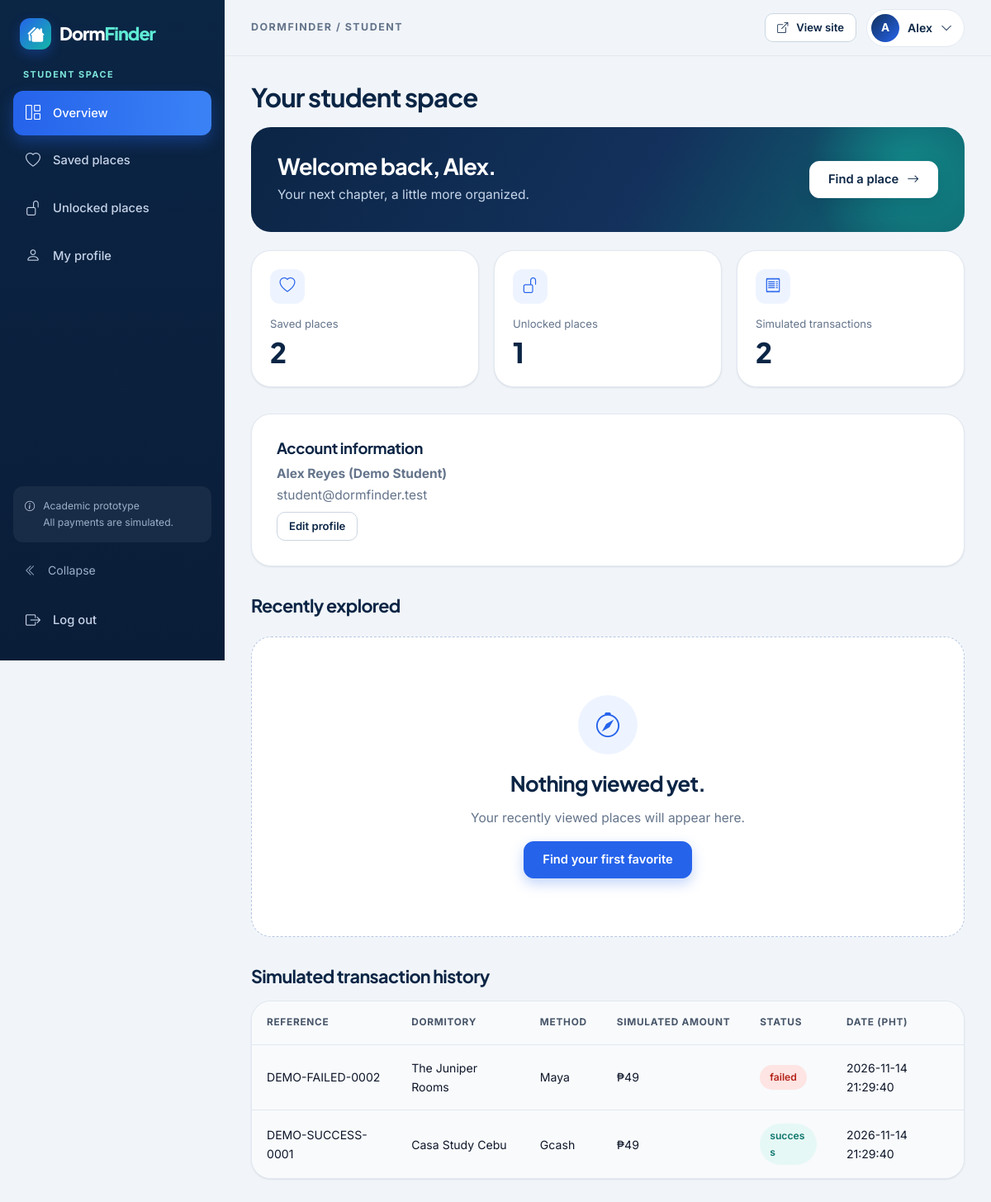
The app's page /student/dashboard.php (signed in) with its own data.
### tables this page shows
CREATE TABLE users (
 id BIGINT UNSIGNED AUTO_INCREMENT PRIMARY KEY,
 name VARCHAR(100) NOT NULL,
 email VARCHAR(190) NOT NULL UNIQUE,
 password_hash VARCHAR(255) NOT NULL,
 role ENUM('student','owner','admin') NOT NULL DEFAULT 'student',
 status ENUM('active','inactive') NOT NULL DEFAULT 'active',
 phone VARCHAR(30) NOT NULL DEFAULT '',
 created_at TIMESTAMP NOT NULL DEFAULT CURRENT_TIMESTAMP
);

CREATE TABLE unlock_transactions (
 id BIGINT UNSIGNED AUTO_INCREMENT PRIMARY KEY,
 reference VARCHAR(50) NOT NULL UNIQUE,
 user_id BIGINT UNSIGNED NOT NULL,
 dormitory_id BIGINT UNSIGNED NOT NULL,
 payment_method ENUM('gcash','maya','bank') NOT NULL,
 amount DECIMAL(10,2) NOT NULL,
 status ENUM('success','failed') NOT NULL,
 successful_listing BIGINT UNSIGNED GENERATED ALWAYS AS (CASE WHEN status = 'success' THEN dormitory_id ELSE NULL END) STORED,
 created_at TIMESTAMP NOT NULL DEFAULT CURRENT_TIMESTAMP,
 UNIQUE KEY one_success (user_id,successful_listing),
 UNIQUE KEY access_identity (id,user_id,dormitory_id),
 FOREIGN KEY (user_id) REFERENCES users(id),
 FOREIGN KEY (dormitory_id) REFERENCES dormitories(id),
 CONSTRAINT fee_positive CHECK (amount > 0)
);

CREATE TABLE dormitories (
 id BIGINT UNSIGNED AUTO_INCREMENT PRIMARY KEY,
 owner_id BIGINT UNSIGNED NOT NULL,
 university_id INT UNSIGNED NOT NULL,
 room_type_id INT UNSIGNED NOT NULL,
 name VARCHAR(160) NOT NULL,
 location VARCHAR(120) NOT NULL,
 exact_address VARCHAR(255) NOT NULL,
 monthly_rent DECIMAL(10,2) NOT NULL,
 capacity INT UNSIGNED NOT NULL,
 available_slots INT UNSIGNED NOT NULL,
 description TEXT NOT NULL,
 house_rules TEXT NOT NULL,
 curfew VARCHAR(255) NOT NULL DEFAULT 'Contact owner for details',
 security_info TEXT NOT NULL,
 contact_number VARCHAR(30) NOT NULL,
 map_url VARCHAR(1000) NOT NULL DEFAULT '',
 status ENUM('pending','approved','rejected') NOT NULL DEFAULT 'pending',
 is_active TINYINT(1) NOT NULL DEFAULT 1,
 is_demo TINYINT(1) NOT NULL DEFAULT 0,
 rejection_reason TEXT NULL,
 deleted_at DATETIME NULL,
 created_at TIMESTAMP NOT NULL DEFAULT CURRENT_TIMESTAMP,
 updated_at TIMESTAMP NOT NULL DEFAULT CURRENT_TIMESTAMP ON UPDATE CURRENT_TIMESTAMP,
 FOREIGN KEY (owner_id) REFERENCES users(id),
 FOREIGN KEY (university_id) REFERENCES universities(id),
 FOREIGN KEY (room_type_id) REFERENCES room_types(id),
 CONSTRAINT rent_positive CHECK (monthly_rent > 0),
 CONSTRAINT slots_within_capacity CHECK (available_slots <= capacity),
 INDEX public_search (status,is_active,deleted_at,monthly_rent),
 INDEX area_search (location), INDEX owner_search (owner_id)
);

### includes/auth.php (called while the page is built, shortened)
<?php
function current_user(): ?array {
    static $cache = [];
    $id = isset($_SESSION['user_id']) ? (int)$_SESSION['user_id'] : 0;
    if (!array_key_exists($id, $cache)) $cache[$id] = one("SELECT id,name,email,role,phone,status FROM users WHERE id=? AND status='active'", [$id]);
    return $cache[$id];
}
function require_role(string ...$roles): array {
    $user = current_user();
    return $user;
}

### config/database.php (called while the page is built, shortened)
<?php
function db_setting(string $key, string $default): string
{
    static $local;
    $local ??= is_file(__DIR__ . '/local.php') ? (array)require __DIR__ . '/local.php' : [];
    $env = getenv($key);
    return $env !== false && $env !== '' ? $env : (string)($local[$key] ?? $default);
}
function db(): PDO
{
    static $pdo;
    if (!$pdo) {
        $host = db_setting('DB_HOST', '127.0.0.1');
        $port = db_setting('DB_PORT', '3306');
        $name = db_setting('DB_NAME', 'dormfinder_db');
        $options = [
            PDO::ATTR_ERRMODE => PDO::ERRMODE_EXCEPTION,
            PDO::ATTR_DEFAULT_FETCH_MODE => PDO::FETCH_ASSOC,
            PDO::ATTR_EMULATE_PREPARES => false,
        ];
        $pdo = new PDO("mysql:host=$host;port=$port;dbname=$name;charset=utf8mb4", db_setting('DB_USER', 'root'), db_setting('DB_PASSWORD', ''), $options);
        $pdo->exec("SET time_zone = '+08:00'");
    }
    return $pdo;
}

### includes/transaction-table.php (the view, shortened to what this page needs)
<div class="table-responsive panel table-panel"><table class="table"><thead><tr><th>Reference</th><th>Dormitory</th><th>Method</th><th>Simulated amount</th><th>Status</th><th>Date (PHT)</th></tr></thead><tbody><?php foreach ($transactions as $t): ?><tr><td><?= e($t['reference']) ?></td><td><?= e($t['dormitory']) ?></td><td><?= e(ucfirst($t['payment_method'])) ?></td><td><?= money($t['amount']) ?></td><td><span class="status-badge <?= $t['status']==='failed' ? 'rejected' : '' ?>"><?= e($t['status']) ?></span></td><td><?= e($t['created_at']) ?></td></tr><?php endforeach; ?></tbody></table></div>

### includes/dashboard-start.php (shortened to what this page needs)
<?php
$appShell = true; $bodyClass = 'app-body'; require __DIR__ . '/header.php';
$me = current_user(); $role = $me['role']; $initial = strtoupper(mb_substr($me['name'], 0, 1));
$menu = ['dashboard.php'=>['bi-grid-1x2','Overview']];
if ($role==='student') $menu += ['favorites.php'=>['bi-heart','Saved places'],'unlocked.php'=>['bi-unlock','Unlocked places'],'profile.php'=>['bi-person','My profile']];
?>
<div class="app-shell"><div class="drawer-backdrop" data-sidebar-backdrop></div>
<aside class="app-sidebar" id="app-sidebar"><a class="brand" href="<?= url() ?>"><span class="brand-icon"><i class="bi bi-houses-fill" aria-hidden="true"></i></span><span class="brand-name">Dorm<span>Finder</span></span></a><div class="role-tag"><?= e($role) ?> space</div>
<nav aria-label="Dashboard navigation"><?php foreach ($menu as $route=>[$icon,$label]): $active = basename($_SERVER['SCRIPT_NAME'])===$route; ?><a class="<?= $active ? 'active' : '' ?>"<?= $active ? ' aria-current="page"' : '' ?> href="<?= url($role . '/' . $route) ?>" title="<?= e($label) ?>"><i class="bi <?= $icon ?>" aria-hidden="true"></i><span class="nav-label"><?= e($label) ?></span></a><?php endforeach; ?></nav>
<div class="sidebar-foot"><div class="sidebar-note"><i class="bi bi-info-circle" aria-hidden="true"></i><p>Academic prototype<br>All payments are simulated.</p></div><button class="sidebar-collapse" type="button" data-sidebar-collapse aria-expanded="true" title="Collapse sidebar"><i class="bi bi-chevron-double-left" aria-hidden="true"></i><span class="nav-label">Collapse</span></button><form action="<?= url('auth/logout.php') ?>" method="post"><?= csrf() ?><button class="sidebar-logout" title="Log out"><i class="bi bi-box-arrow-right" aria-hidden="true"></i><span class="nav-label">Log out</span></button></form></div></aside>
<div class="app-main"><header class="app-topbar"><div class="topbar-title"><span>DormFinder / <?= e($role) ?></span></div>
<div class="topbar-right"><a class="btn btn-outline-primary btn-sm" href="<?= url() ?>"><i class="bi bi-box-arrow-up-right" aria-hidden="true"></i> View site</a><div class="profile-menu"><button class="profile-btn" type="button" aria-haspopup="true" aria-expanded="false"><span class="avatar" aria-hidden="true"><?= e($initial) ?></span><span><?= e(explode(' ', $me['name'])[0]) ?></span><i class="bi bi-chevron-down" aria-hidden="true"></i></button></div></div></header>
<main id="main" class="dashboard-main"><h1><?= e($title) ?></h1>

### student/dashboard.php
<?php
require dirname(__DIR__) . '/includes/bootstrap.php'; $user=require_role('student'); $title='Your student space'; require ROOT . '/includes/dashboard-start.php';
?>
<div class="welcome-card" data-reveal="fade"><div><h2>Welcome back, <?= e(explode(' ',$user['name'])[0]) ?>.</h2><p>Your next chapter, a little more organized.</p></div><a class="btn btn-light" href="<?= url('browse.php') ?>">Find a place <i class="bi bi-arrow-right" aria-hidden="true"></i></a></div>
<div class="stats-grid"><?php foreach ([['Saved places','SELECT COUNT(*) FROM favorites WHERE user_id=?','bi-heart'],['Unlocked places','SELECT COUNT(*) FROM unlocked_listings WHERE user_id=?','bi-unlock'],['Simulated transactions','SELECT COUNT(*) FROM unlock_transactions WHERE user_id=?','bi-receipt']] as [$label,$sql,$icon]) stat_card($label,(int)scalar($sql,[$user['id']]),$icon); ?></div>
<div class="panel" data-reveal><h3>Account information</h3><p class="mb-2"><strong><?= e($user['name']) ?></strong><br><?= e($user['email']) ?><?= $user['phone'] !== '' ? '<br>' . e($user['phone']) : '' ?></p><a class="btn btn-outline-primary btn-sm" href="<?= url('student/profile.php') ?>">Edit profile</a></div>
<h2 class="section-title">Recently explored</h2><?php $recent=rows(listing_select() . ' JOIN recent_views rv ON rv.dormitory_id=d.id WHERE rv.user_id=? AND ' . public_condition() . ' ORDER BY rv.viewed_at DESC LIMIT 3',[$user['id']]); ?><?php if ($recent): ?><div class="cards-grid dashboard-cards"><?php listing_cards($recent); ?></div><?php else: ?><div class="empty-state"><i class="bi bi-compass" aria-hidden="true"></i><h2>Nothing viewed yet.</h2><p>Your recently viewed places will appear here.</p><a class="btn btn-primary" href="<?= url('browse.php') ?>">Find your first favorite</a></div><?php endif; ?><h2 class="section-title">Simulated transaction history</h2><?php $total=(int)scalar('SELECT COUNT(*) FROM unlock_transactions WHERE user_id=?',[$user['id']]); $transactions=rows('SELECT t.*,d.name dormitory FROM unlock_transactions t JOIN dormitories d ON d.id=t.dormitory_id WHERE t.user_id=? ORDER BY t.id DESC LIMIT 10 OFFSET ' . ((page_number()-1)*10),[$user['id']]); require ROOT . '/includes/transaction-table.php'; paginate($total,10); require ROOT . '/includes/dashboard-end.php'; ?>

### assets/css/animations.css (style rules this page uses)
.motion-ready [data-reveal].is-visible { animation: fade-up .6s var(--ease) backwards; animation-delay: var(--reveal-delay, 0ms); }
.motion-ready [data-reveal="fade"].is-visible { animation-name: fade-in; }

### records on screen
users: role "STUDENT", name "A", name "Alex", name "Alex Reyes (Demo Student)", email "student@dormfinder.test"
unlock_transactions: reference "DEMO-FAILED-0002", dormitory.name "The Juniper Rooms", payment_method "Maya", amount "₱49", status "failed", created_at "2026-11-14 21:29:40"
unlock_transactions: reference "DEMO-SUCCESS-0001", dormitory.name "Casa Study Cebu", payment_method "Gcash", amount "₱49", status "success", created_at "2026-11-14 21:29:40"

### other values on screen
$label "Overview"
$label "Saved places"
$label "Unlocked places"
$label "My profile"
$title "Your student space"
$numeric ? number_format((int)$value) : $value "2"
$numeric ? number_format((int)$value) : $value "1"
$label "Simulated transactions"
